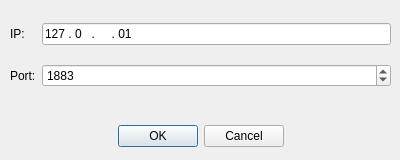
<?xml version="1.0" encoding="UTF-8"?>
<ui version="4.0">
 <class>SettingsDialog</class>
 <widget class="QDialog" name="SettingsDialog">
  <property name="geometry">
   <rect>
    <x>0</x>
    <y>0</y>
    <width>400</width>
    <height>160</height>
   </rect>
  </property>
  <property name="windowTitle">
   <string>Dialog</string>
  </property>
  <widget class="QDialogButtonBox" name="buttonBox_Close">
   <property name="geometry">
    <rect>
     <x>10</x>
     <y>121</y>
     <width>381</width>
     <height>31</height>
    </rect>
   </property>
   <property name="orientation">
    <enum>Qt::Horizontal</enum>
   </property>
   <property name="standardButtons">
    <set>QDialogButtonBox::Cancel|QDialogButtonBox::Ok</set>
   </property>
   <property name="centerButtons">
    <bool>true</bool>
   </property>
  </widget>
  <widget class="QWidget" name="gridLayoutWidget">
   <property name="geometry">
    <rect>
     <x>10</x>
     <y>10</y>
     <width>381</width>
     <height>91</height>
    </rect>
   </property>
   <layout class="QGridLayout" name="gridLayout">
    <item row="0" column="0">
     <widget class="QLabel" name="label_2">
      <property name="text">
       <string>IP:</string>
      </property>
     </widget>
    </item>
    <item row="1" column="0">
     <widget class="QLabel" name="label">
      <property name="text">
       <string>Port:</string>
      </property>
     </widget>
    </item>
    <item row="0" column="1">
     <widget class="QLineEdit" name="lineEdit_IP">
      <property name="inputMask">
       <string>999 . 999 . 999 . 999</string>
      </property>
      <property name="text">
       <string>127 . 0 .  . 01</string>
      </property>
     </widget>
    </item>
    <item row="1" column="1">
     <widget class="QSpinBox" name="spinBox_Port">
      <property name="minimum">
       <number>1</number>
      </property>
      <property name="maximum">
       <number>65536</number>
      </property>
      <property name="value">
       <number>1883</number>
      </property>
     </widget>
    </item>
   </layout>
  </widget>
 </widget>
 <resources/>
 <connections>
  <connection>
   <sender>buttonBox_Close</sender>
   <signal>accepted()</signal>
   <receiver>SettingsDialog</receiver>
   <slot>accept()</slot>
   <hints>
    <hint type="sourcelabel">
     <x>248</x>
     <y>254</y>
    </hint>
    <hint type="destinationlabel">
     <x>157</x>
     <y>274</y>
    </hint>
   </hints>
  </connection>
  <connection>
   <sender>buttonBox_Close</sender>
   <signal>rejected()</signal>
   <receiver>SettingsDialog</receiver>
   <slot>reject()</slot>
   <hints>
    <hint type="sourcelabel">
     <x>316</x>
     <y>260</y>
    </hint>
    <hint type="destinationlabel">
     <x>286</x>
     <y>274</y>
    </hint>
   </hints>
  </connection>
 </connections>
</ui>
